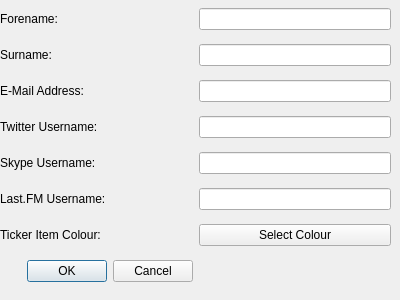
<?xml version="1.0" encoding="UTF-8"?>
<ui version="4.0">
 <class>ContactBuilder</class>
 <widget class="QDialog" name="ContactBuilder">
  <property name="geometry">
   <rect>
    <x>0</x>
    <y>0</y>
    <width>400</width>
    <height>300</height>
   </rect>
  </property>
  <property name="windowTitle">
   <string>Dialog</string>
  </property>
  <widget class="QWidget" name="gridLayoutWidget">
   <property name="geometry">
    <rect>
     <x>0</x>
     <y>0</y>
     <width>391</width>
     <height>291</height>
    </rect>
   </property>
   <layout class="QGridLayout" name="gridLayout">
    <item row="7" column="0">
     <widget class="QDialogButtonBox" name="buttonBox">
      <property name="orientation">
       <enum>Qt::Horizontal</enum>
      </property>
      <property name="standardButtons">
       <set>QDialogButtonBox::Cancel|QDialogButtonBox::Ok</set>
      </property>
     </widget>
    </item>
    <item row="0" column="0">
     <widget class="QLabel" name="ForenameLabel">
      <property name="text">
       <string>Forename: </string>
      </property>
     </widget>
    </item>
    <item row="1" column="0">
     <widget class="QLabel" name="SurnameLabel">
      <property name="text">
       <string>Surname: </string>
      </property>
     </widget>
    </item>
    <item row="2" column="0">
     <widget class="QLabel" name="EMailLabel">
      <property name="text">
       <string>E-Mail Address: </string>
      </property>
     </widget>
    </item>
    <item row="3" column="0">
     <widget class="QLabel" name="TwitterHandleLabel">
      <property name="text">
       <string>Twitter Username: </string>
      </property>
     </widget>
    </item>
    <item row="4" column="0">
     <widget class="QLabel" name="SkypeHandleLabel">
      <property name="text">
       <string>Skype Username: </string>
      </property>
     </widget>
    </item>
    <item row="5" column="0">
     <widget class="QLabel" name="LastFmHandleLabel">
      <property name="text">
       <string>Last.FM Username: </string>
      </property>
     </widget>
    </item>
    <item row="0" column="1">
     <widget class="QLineEdit" name="Forename"/>
    </item>
    <item row="1" column="1">
     <widget class="QLineEdit" name="Surname"/>
    </item>
    <item row="2" column="1">
     <widget class="QLineEdit" name="EMail"/>
    </item>
    <item row="3" column="1">
     <widget class="QLineEdit" name="TwitterHandle"/>
    </item>
    <item row="4" column="1">
     <widget class="QLineEdit" name="SkypeHandle"/>
    </item>
    <item row="5" column="1">
     <widget class="QLineEdit" name="LastFmHandle"/>
    </item>
    <item row="6" column="0">
     <widget class="QLabel" name="TickerColourLabel">
      <property name="text">
       <string>Ticker Item Colour: </string>
      </property>
     </widget>
    </item>
    <item row="6" column="1">
     <widget class="QPushButton" name="SelectColour">
      <property name="text">
       <string>Select Colour</string>
      </property>
     </widget>
    </item>
   </layout>
  </widget>
 </widget>
 <resources/>
 <connections>
  <connection>
   <sender>buttonBox</sender>
   <signal>accepted()</signal>
   <receiver>ContactBuilder</receiver>
   <slot>accept()</slot>
   <hints>
    <hint type="sourcelabel">
     <x>248</x>
     <y>254</y>
    </hint>
    <hint type="destinationlabel">
     <x>157</x>
     <y>274</y>
    </hint>
   </hints>
  </connection>
  <connection>
   <sender>buttonBox</sender>
   <signal>rejected()</signal>
   <receiver>ContactBuilder</receiver>
   <slot>reject()</slot>
   <hints>
    <hint type="sourcelabel">
     <x>316</x>
     <y>260</y>
    </hint>
    <hint type="destinationlabel">
     <x>286</x>
     <y>274</y>
    </hint>
   </hints>
  </connection>
 </connections>
</ui>
